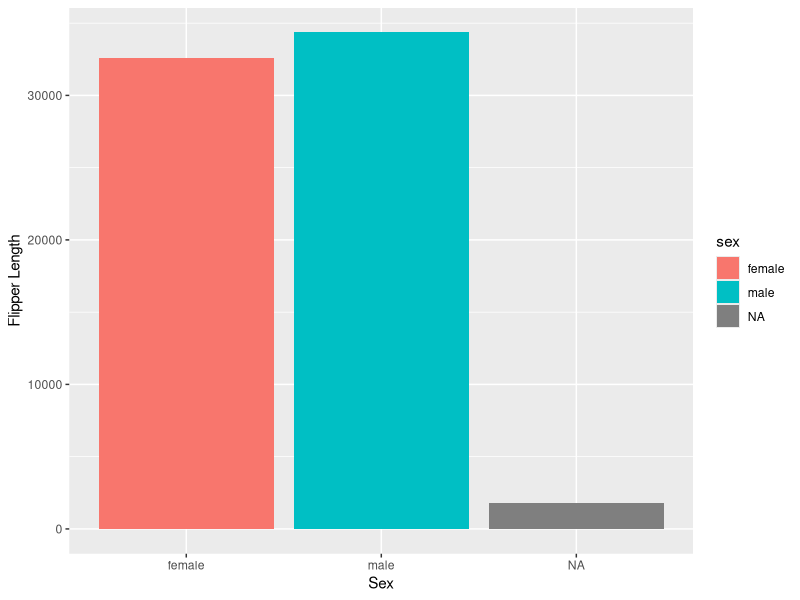

This chart was generated by the following R code:
## ---- chunk 1
library(tidyverse)
library(palmerpenguins)


penguins |>
  group_by(species) |> 
  summarise(
    mean_length = mean(bill_length_mm, na.rm = TRUE),
  )
## ---- chunk 2
penguins |>
  ggplot(mapping = aes(x = sex, y = flipper_length_mm, fill = sex)) +
  geom_col() +
  labs(x = "Sex", y = "Flipper Length")
